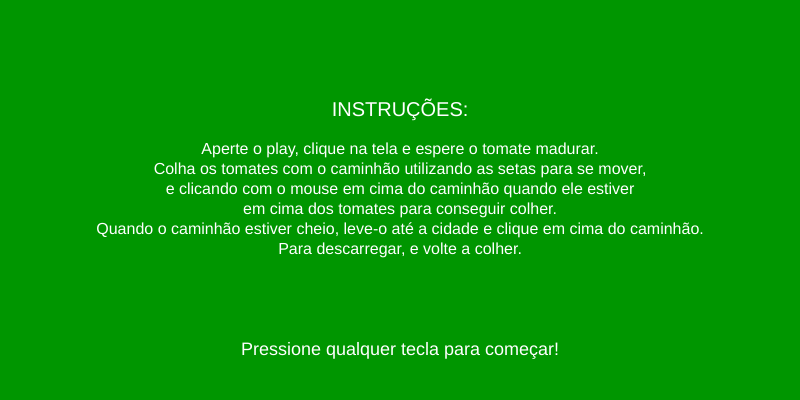
Frame 1 (no input)
Frame 60 (no input): identical to frame 1, image omitted
Frame 120 (the mouse pressed at the canvas centre since frame 60): identical to frame 1, image omitted

The p5.js sketch that drew this single still picture (run headless with seeded random() and noise() and a simulated clock; from frame 60 on, the mouse is pressed at the canvas centre):

// p5.js sketch
// ── sketch.js
let larguraTela = 800;
let alturaTela = 400;
let estadoJogo = 'instrucoes'; // Estados: 'instrucoes', 'jogando', 'fimdejogo'
let pontuacao = 0;

let plantacao = [];
let cidade = [];
let caminhao;

let tempoCrescimentoMax = 1800; // 30 segundos * 60 frames/segundo
let numTomatesInicial = 16;
let numPredios = 5;

class Tomate {
  constructor(x, y) {
    this.x = x;
    this.y = y;
    this.diametro = 20;
    this.estagio = 0; // 0: plantado (verde), 1: quase maduro (amarelo), 2: maduro (vermelho)
    this.tempoCrescendo = 0;
    this.tempoCrescimentoMax = floor(random(tempoCrescimentoMax * 0.6, tempoCrescimentoMax));
  }

  crescer() {
    if (this.estagio < 2) {
      this.tempoCrescendo++;
      if (this.tempoCrescendo >= this.tempoCrescimentoMax) {
        this.estagio = 2;
      } else if (this.tempoCrescendo > this.tempoCrescimentoMax / 2) {
        this.estagio = 1;
      }
    }
  }

  mostrar() {
    noStroke();
    if (this.estagio === 2) {
      fill(255, 0, 0); // Vermelho para maduro
      textSize(12);
      textAlign(CENTER);
      text("Colha!", this.x, this.y - 15);
      ellipse(this.x, this.y, this.diametro, this.diametro);
    } else if (this.estagio === 1) {
      fill(255, 255, 0); // Amarelo quase maduro
      ellipse(this.x, this.y, this.diametro * 0.85, this.diametro * 0.85);
    } else {
      fill(0, 255, 0); // Verde plantado
      ellipse(this.x, this.y, this.diametro * 0.6, this.diametro * 0.6);
    }
  }
}

class Caminhao {
  constructor(x, y) {
    this.x = x;
    this.y = y;
    this.largura = 60;
    this.altura = 30;
    this.velocidade = 3;
    this.carga = 0;
    this.capacidade = 8;
    this.cheio = false;
  }

  mover() {
    if (keyIsDown(LEFT_ARROW)) {
      this.x -= this.velocidade;
    }
    if (keyIsDown(RIGHT_ARROW)) {
      this.x += this.velocidade;
    }
    if (keyIsDown(UP_ARROW)) {
      this.y -= this.velocidade;
    }
    if (keyIsDown(DOWN_ARROW)) {
      this.y += this.velocidade;
    }
    this.x = constrain(this.x, 0, larguraTela - this.largura);
    this.y = constrain(this.y, 0, alturaTela - this.altura);

    if (this.carga >= this.capacidade && !this.cheio) {
      this.cheio = true;
    } else if (this.carga < this.capacidade && this.cheio) {
      this.cheio = false;
    }
  }

  mostrar() {
    fill(100);
    rect(this.x, this.y, this.largura, this.altura);
    fill(50);
    ellipse(this.x + 15, this.y + this.altura, 20, 20);
    ellipse(this.x + this.largura - 15, this.y + this.altura, 20, 20);
    fill(200);
    rect(this.x + 10, this.y - 10, this.largura - 20, 10); // Cabine

    if (this.cheio) {
      fill(255, 0, 0);
      textSize(12);
      textAlign(CENTER);
      text("Descarregue!", this.x + this.largura / 2, this.y - 20);
    }
  }

  carregar(tomate) {
    if (this.carga < this.capacidade) {
      this.carga++;
      return true;
    }
    return false;
  }

  descarregarTudo() {
    if (this.carga > 0) {
      let tomatesDescarregados = this.carga;
      this.carga = 0;
      this.cheio = false;
      return tomatesDescarregados;
    }
    return 0;
  }
}

class Predio {
  constructor(x, y, largura, altura) {
    this.x = x;
    this.y = y;
    this.largura = largura;
    this.altura = altura;
    this.cor = color(random(150, 200));
  }

  mostrar() {
    fill(this.cor);
    rect(this.x, this.y, this.largura, this.altura);
  }
}

function setup() {
  createCanvas(larguraTela, alturaTela);
  caminhao = new Caminhao(50, alturaTela / 2 - 15);

  // Inicializar plantação
  for (let i = 0; i < numTomatesInicial; i++) {
    plantacao.push(new Tomate(random(100, 300), random(50, alturaTela - 50)));
  }

  // Inicializar cidade
  for (let i = 0; i < numPredios; i++) {
    let larguraPredio = random(50, 80);
    let alturaPredio = random(50, 150);
    let xPredio = larguraTela - 150 + i * (larguraPredio + 20);
    let yPredio = alturaTela - alturaPredio - 179;
    cidade.push(new Predio(xPredio, yPredio, larguraPredio, alturaPredio));
  }
}

function draw() {
  background(0, 150, 0); // Fundo verde

  if (estadoJogo === 'instrucoes') {
    fill(255);
    textSize(20);
    textAlign(CENTER, CENTER);
    text("INSTRUÇÕES:", larguraTela / 2, alturaTela / 2 - 90);
    textSize(16);
    text("Aperte o play, clique na tela e espere o tomate madurar.\nColha os tomates com o caminhão utilizando as setas para se mover,\ne clicando com o mouse em cima do caminhão quando ele estiver\nem cima dos tomates para conseguir colher.\nQuando o caminhão estiver cheio, leve-o até a cidade e clique em cima do caminhão.\nPara descarregar, e volte a colher.", larguraTela / 2, alturaTela / 2);
    textSize(18);
    text("Pressione qualquer tecla para começar!", larguraTela / 2, alturaTela - 50);
  } else if (estadoJogo === 'jogando') {
    // Desenhar a estrada
    fill(100); // Cor da estrada (cinza)
    rect(300, alturaTela / 2 - 20, larguraTela - 400, 40);
    fill(255, 255, 0); // Faixas amarelas
    for (let i = 0; i < larguraTela - 400; i += 50) {
      rect(320 + i, alturaTela / 2 - 5, 30, 10);
    }

    // Desenhar plantação
    fill(101, 67, 33); // Marrom para o solo
    rect(50, 50, 250, alturaTela - 100);
    for (let tomate of plantacao) {
      tomate.crescer();
      tomate.mostrar();
    }

    // Desenhar cidade
    for (let predio of cidade) {
      predio.mostrar();
    }

    // Desenhar caminhão
    caminhao.mover();
    caminhao.mostrar();

    // Interface
    fill(0);
    textSize(16);
    text(`Carga: ${caminhao.carga}/${caminhao.capacidade}`, 80, 20);
   


    // Lógica de carregamento (enquanto o mouse está pressionado)
    if (mouseIsPressed && mouseX > 50 && mouseX < 300 && mouseY > 50 && mouseY < alturaTela - 50) {
      for (let i = plantacao.length - 1; i >= 0; i--) {
        let tomate = plantacao[i];
        if (tomate.estagio === 2 && dist(caminhao.x + caminhao.largura / 2, caminhao.y + caminhao.altura / 2, tomate.x, tomate.y) < tomate.diametro / 2 + caminhao.largura / 2 && caminhao.carregar(tomate)) {
          plantacao.splice(i, 1);
          break;
        }
      }
    }

    // Verifica a condição de "Fim de Jogo"
    if (plantacao.length === 0 && caminhao.carga === 0) {
      estadoJogo = 'fimdejogo';
    }

  } else if (estadoJogo === 'fimdejogo') {
    fill(0, 0, 0, 150); // Overlay escuro para destacar a mensagem
    rect(0, 0, larguraTela, alturaTela);

    fill(255);
    textSize(32);
    textAlign(CENTER, CENTER);
    text("FIM DE JOGO!", larguraTela / 2, alturaTela / 2 - 50);
    textSize(18);
    text("Parabéns! Você conseguiu colher todos os tomates do campo\ne levá-los para a cidade.\nEste jogo serve para destacar a conexão entre o campo e a cidade!", larguraTela / 2, alturaTela / 2 + 20);
    textSize(16);
    text("Você completou a missão. A cidade precisa dos alimentos produzidos no campo.", larguraTela / 2, alturaTela / 2 + 100);
  }
}

function mousePressed() {
  if (estadoJogo === 'jogando') {
    // Lógica de descarregamento: um clique descarrega todos os tomates e adiciona 1 ponto
    // Verifica se o clique está dentro da área da cidade
    let inCityArea = false;
    for (let predio of cidade) {
      if (mouseX > predio.x && mouseX < predio.x + predio.largura && mouseY > predio.y && mouseY < predio.y + predio.altura) {
        inCityArea = true;
        break;
      }
    }

    // Verifica se o caminhão está na área da cidade
    let truckInCityArea = (caminhao.x + caminhao.largura / 2 > larguraTela - 150 && caminhao.x + caminhao.largura / 2 < larguraTela &&
      caminhao.y + caminhao.altura / 2 > 0 && caminhao.y + caminhao.altura / 2 < alturaTela);


    if (inCityArea && truckInCityArea && caminhao.cheio) {
      if (caminhao.descarregarTudo() > 0) { // Verifica se algum tomate foi descarregado
        pontuacao++;
      }
    }
  }
}

function keyPressed() {
  if (estadoJogo === 'instrucoes') {
    estadoJogo = 'jogando'; // Inicia o jogo quando qualquer tecla é pressionada
  }
}
